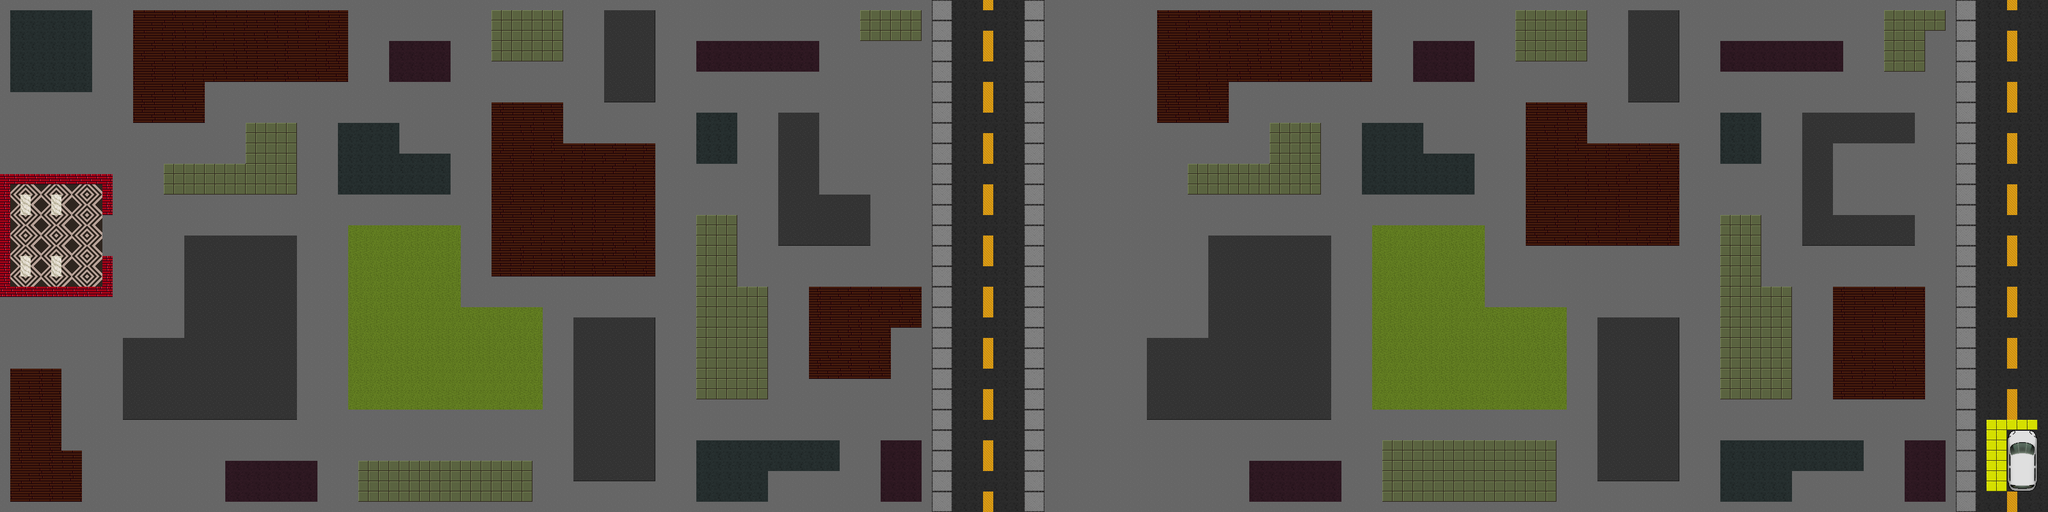

This is a level from a 2D game, rendered from its Tiled map with the project's own tilesets. A one-line summary and the map file follow, with tile-layer data summarised:
An orthogonal 200x50 tile map with 16x16 px tiles, 3 tile layers (Ground, Wall, Van) and 15 objects.

<map version="1.9" tiledversion="1.9.2" orientation="orthogonal" renderorder="right-down" width="200" height="50" tilewidth="16" tileheight="16" infinite="0" nextlayerid="8" nextobjectid="58">
 <tileset firstgid="1" source="tileset.tsx" />
 <layer id="1" name="Ground" width="200" height="50">
  <properties>
   <property name="cost" type="int" value="0" />
  </properties>
  <data>[10000 cells, 10000 non-empty, 18 distinct tile ids]</data>
 </layer>
 <layer id="2" name="Wall" width="200" height="50">
  <properties>
   <property name="cost" type="int" value="1" />
  </properties>
  <data>[10000 cells, 3776 non-empty, 28 distinct tile ids]</data>
 </layer>
 <layer id="5" name="Van" width="200" height="50">
  <properties>
   <property name="cost" type="int" value="2" />
  </properties>
  <data>[10000 cells, 35 non-empty, 19 distinct tile ids]</data>
 </layer>
 <objectgroup id="6" name="Spawns">
  <properties>
   <property name="cost " type="int" value="0" />
  </properties>
  <object id="43" x="746" y="382">
   <point />
  </object>
  <object id="44" x="746" y="448">
   <point />
  </object>
  <object id="45" x="796" y="456">
   <point />
  </object>
  <object id="46" x="906" y="196">
   <point />
  </object>
  <object id="47" x="1056" y="534">
   <point />
  </object>
  <object id="48" x="1316" y="246">
   <point />
  </object>
  <object id="49" x="1414" y="574">
   <point />
  </object>
  <object id="50" x="1310" y="772">
   <point />
  </object>
  <object id="51" x="1950" y="158">
   <point />
  </object>
  <object id="52" x="2250" y="218">
   <point />
  </object>
  <object id="53" x="2516" y="194">
   <point />
  </object>
  <object id="54" x="2122" y="752">
   <point />
  </object>
  <object id="55" x="2920" y="282">
   <point />
  </object>
  <object id="56" x="2652" y="646">
   <point />
  </object>
  <object id="57" x="2370" y="442">
   <point />
  </object>
 </objectgroup>
</map>
